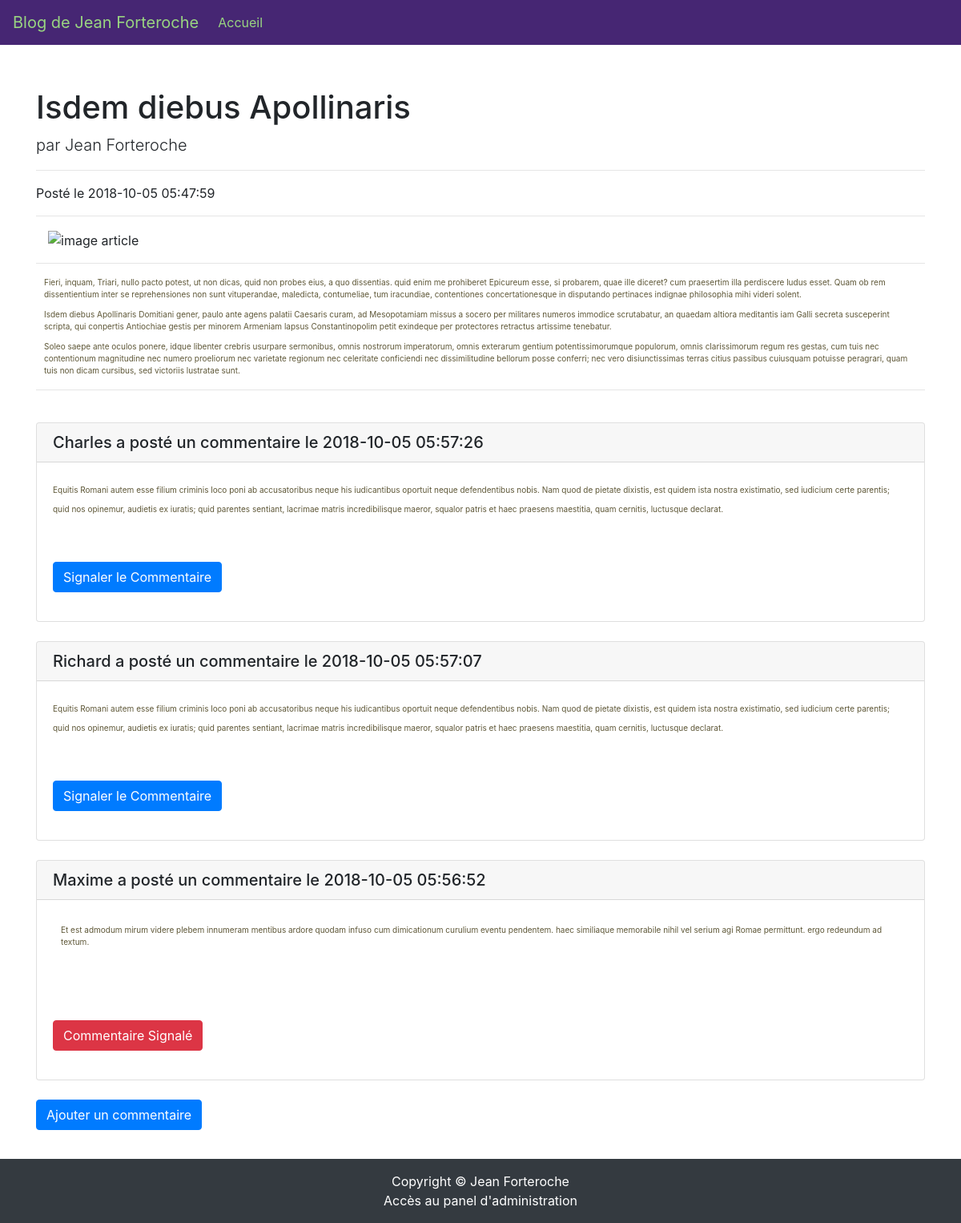
/index.php?p=posts.show&id=7, run on the app's committed database.
### tables this page shows
CREATE TABLE `articles` (
  `id` int(11) NOT NULL,
  `titre` varchar(255) DEFAULT NULL,
  `contenu` longtext,
  `date` datetime DEFAULT CURRENT_TIMESTAMP,
  `image` text
);

CREATE TABLE `comments` (
  `id` int(11) NOT NULL,
  `nom` varchar(255) DEFAULT NULL,
  `contenu` longtext,
  `date` datetime DEFAULT CURRENT_TIMESTAMP,
  `signale` tinyint(1) DEFAULT NULL,
  `articles_id` int(11) NOT NULL
);

### core/Controller/Controller.php (called while the page is built, shortened)
<?php
class Controller{
    protected $viewPath;
    protected function render($view, $variables = []){
        extract($variables);
        require($this->viewPath . str_replace('.', '/', $view) . '.php');
    }
}

### app/Controller/PostsController.php (called while the page is built, shortened)
<?php
class PostsController extends AppController{
    public function show(){
        $article = $this->Post->findWithId($_GET['id']);
        $comment = $this->Comment->Comments($_GET['id']);
        $this->render('posts.show', compact('article', 'comment'));
    }
}

### public/index.php (called while the page is built, shortened)
<?php
if(isset($_GET['p'])){
    $page = $_GET['p'];
}else{
    $page = 'posts.index';
}
$page = explode('.', $page);
if($page[0] == 'admin'){
    $controller = '\App\Controller\Admin\\' . ucfirst($page[1]) . 'Controller';
    $action = $page[2];
} else{
    $action = $page[1];
}
$controller = new $controller();
$controller->$action();

### core/Table/Table.php (called while the page is built, shortened)
<?php
class Table
{
    protected $db;
    public function __construct(Database $db)
    {
        $this->db = $db;
    }
    public function query($statement, $attributes = null, $one = false){
        if($attributes){
            return $this->db->prepare(
                $statement,
                $attributes,
                str_replace('Table', 'Entity', get_class($this)),
                $one
            );
        } else {
            return $this->db->query(
                $statement,
                str_replace('Table', 'Entity', get_class($this)),
                $one
            );
        }
    }
}

### core/Database/MysqlDatabase.php (called while the page is built, shortened)
<?php
class MysqlDatabase extends Database{
    private $db_name;
    private $db_user;
    private $db_pass;
    private $db_host;
    private $pdo;
    public function __construct($db_name, $db_user = 'root', $db_pass = 'root', $db_host = 'localhost'){
        $this->db_name = $db_name;
        $this->db_user = $db_user;
        $this->db_pass = $db_pass;
        $this->db_host = $db_host;
    }
    private function getPDO(){
        if($this->pdo === null){
            $pdo = new PDO('mysql:dbname=' . $this->db_name . ';host=' . $this->db_host, $this->db_user, $this->db_pass);
            $pdo->setAttribute(PDO::ATTR_ERRMODE, PDO::ERRMODE_EXCEPTION);
            $this->pdo = $pdo;
        }
        return $this->pdo;
    }
    public function prepare($statement, $attributes, $class_name = null, $one = false){
        $req = $this->getPDO()->prepare($statement);
        $res = $req->execute($attributes);
        if($class_name === null){
            $req->setFetchMode(PDO::FETCH_OBJ);
        } else {
            $req->setFetchMode(PDO::FETCH_CLASS, $class_name);
        }
        if($one) {
            $datas = $req->fetch();
        } else {
            $datas = $req->fetchAll();
        }
        return $datas;
    }
}

### app/Table/PostTable.php (called while the page is built, shortened)
<?php
class PostTable extends Table{
    public function findWithId($id){
        return $this->query("
            SELECT articles.id, articles.titre, articles.contenu, articles.date, articles.image
            FROM articles
            WHERE articles.id = ?", [$id], true);
    }
}

### app/Autoloader.php (called while the page is built, shortened)
<?php
class Autoloader{
    static function autoload($class){
        if (strpos($class, __NAMESPACE__ . '\\') === 0){
            $class = str_replace(__NAMESPACE__ . '\\', '', $class);
            $class = str_replace('\\', '/', $class);
        }
    }
}

### core/Autoloader.php (called while the page is built, shortened)
<?php
class Autoloader{
    static function autoload($class){
        if (strpos($class, __NAMESPACE__ . '\\') === 0){
            $class = str_replace(__NAMESPACE__ . '\\', '', $class);
            $class = str_replace('\\', '/', $class);
        }
    }
}

### app/Table/CommentTable.php (called while the page is built, shortened)
<?php
class CommentTable extends Table{
    public function Comments($id){
        return $this->query("
            SELECT comments.id, comments.nom, comments.contenu, comments.date, comments.signale, articles.id as articles
            FROM comments
            LEFT JOIN articles ON articles_id = articles.id
            WHERE comments.articles_id = ?
            ORDER BY comments.date DESC", [$id]);
    }
}

### app/Views/posts/show.php (the view)
      <div class="row">
        <div class="col-lg-12">
          <h1 class="mt-4"><?= $article->titre; ?></h1>
          <p class="lead">
            par Jean Forteroche
          </p>
          <hr>
          <p>Posté le <?= $article->date; ?></p>
          <hr>
          <img class="col-lg-12 rounded" src="<?= $article->image; ?>" width="900" height="300" alt="image article">
          <hr>
          <p class="lead"><?= $article->contenu; ?></p>
          <hr>
      </div>
  </div>
<?php foreach($comment as $comments): ?>
	<div class="card my-4">
              <h5 class="card-header"><?= $comments->nom;?> a posté un commentaire le <?= $comments->date;?></h5>
              <div class="card-body">
              <?= $comments->contenu; ?>
</br></p> <?php if ($comments->signale !=0) {
     	?> <a class="btn btn-danger" href="?p=posts.signale&id=<?= $article->id; ?>&comments_id=<?= $comments->id; ?>">Commentaire Signalé</a> <?php
} else {
     	?> <a class="btn btn-primary" href="?p=posts.signale&id=<?= $article->id; ?>&comments_id=<?= $comments->id; ?> ">Signaler le Commentaire</a> <?php
}
 ?></p>
             </div>
          </div>
<?php endforeach; ?>
<p><a class="btn btn-primary" href="?p=posts.addcomment&id=<?= $article->id?>">Ajouter un commentaire</a></p>

### public/css/style.css (style rules this page uses)
body { padding-bottom: 100px; }

### data on the page
articles: titre "Isdem diebus Apollinaris", date "2018-10-05 05:47:59", contenu "Fieri, inquam, Triari, nullo pacto potest, ut non dicas, quid non probes eius, a quo dissentias. quid enim me prohiberet Epicureum esse, si probarem, quae ille diceret? cum praesertim illa perdiscere ludus esset. Quam ob rem dissentientium inter se reprehensiones non sunt vituperandae, maledicta, contumeliae, tum iracundiae, contentiones concertationesque in disputando pertinaces indignae philosophia mihi videri solent. Isdem diebus Apollinaris Domitiani gener, paulo ante agens palatii Caesaris curam, ad Mesopotamiam missus a socero per militares numeros immodice scrutabatur, an quaedam altiora meditantis iam Galli secreta susceperint scripta, qui conpertis Antiochiae gestis per minorem…"
comments: nom "Charles", date "2018-10-05 05:57:26", contenu "Equitis Romani autem esse filium criminis loco poni ab accusatoribus neque his iudicantibus oportuit neque defendentibus nobis. Nam quod de pietate dixistis, est quidem ista nostra existimatio, sed iudicium certe parentis; quid nos opinemur, audietis ex iuratis; quid parentes sentiant, lacrimae matris incredibilisque maeror, squalor patris et haec praesens maestitia, quam cernitis, luctusque declarat."
comments: nom "Richard", date "2018-10-05 05:57:07", contenu "Equitis Romani autem esse filium criminis loco poni ab accusatoribus neque his iudicantibus oportuit neque defendentibus nobis. Nam quod de pietate dixistis, est quidem ista nostra existimatio, sed iudicium certe parentis; quid nos opinemur, audietis ex iuratis; quid parentes sentiant, lacrimae matris incredibilisque maeror, squalor patris et haec praesens maestitia, quam cernitis, luctusque declarat."
comments: nom "Maxime", date "2018-10-05 05:56:52", contenu "Et est admodum mirum videre plebem innumeram mentibus ardore quodam infuso cum dimicationum curulium eventu pendentem. haec similiaque memorabile nihil vel serium agi Romae permittunt. ergo redeundum ad textum."
